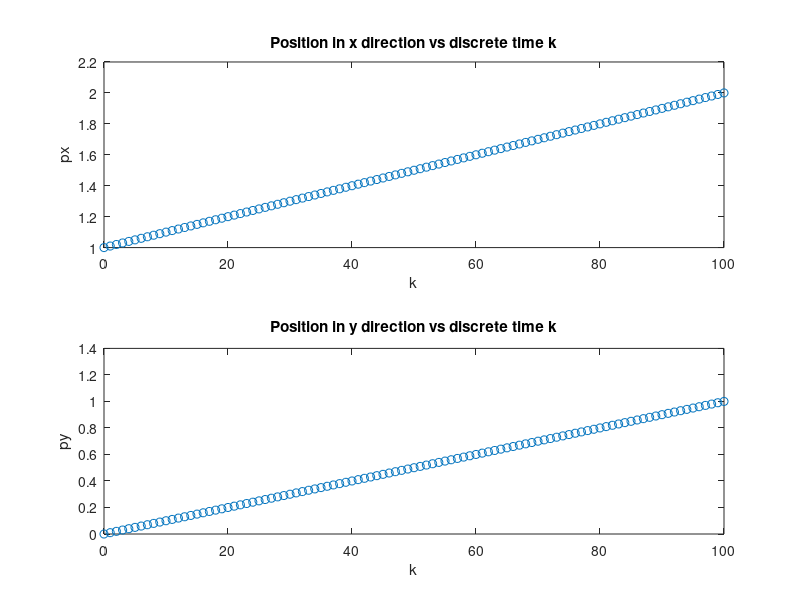
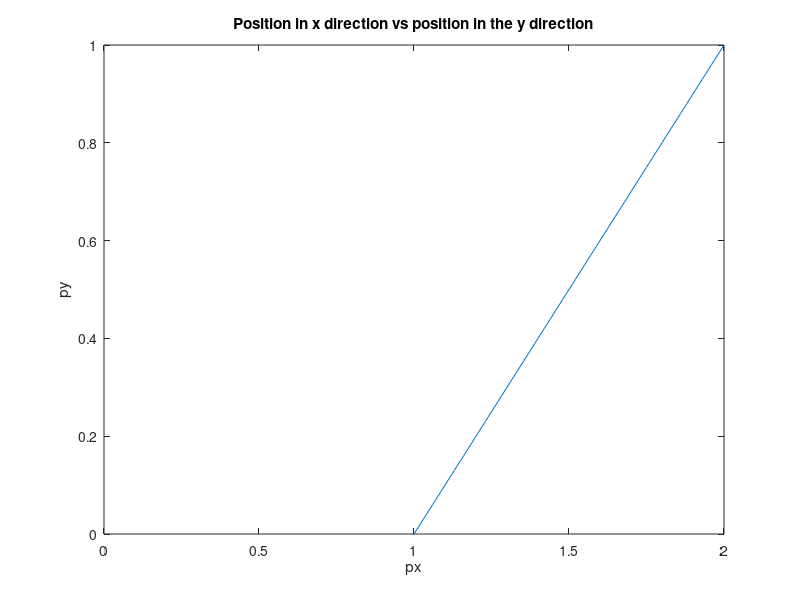

These charts were generated, in order, by the following MATLAB code:
% ECE 8 Lecture 7 -- Calculate position trajectory of the brick using a discrete-time
% model for any given number of discrete steps
close all;
clear all;

% discrete number of steps to calculate the trajectory
N = 100;

% provide what is needed to calculate the trajectory

% 1) define the initial condition (position)
px0 = 1;
py0 = 0;

% 2) define the input (velocity)
vx = ones(1,N);
vy = ones(1,N);

% alternatively, use a for loop
%for k = 1:N
%    vxb(k) = 1;
%end

% 3) define the planar model (in this case
%
% px_k+1 = px_k + Delta * vx_k
% py_k+1 = py_k + Delta * vy_k
%
%  step size (in seconds)
Delta = 0.01;
% )
px = px0; % initialize my trajectory at px0
py = py0; % initialize my trajectory at py0
k = 0; % initialize discrete time vector
for i = 1:N
    % calculate the trajectory for the model
    % px_k+1 = px_k + Delta * vx_k
    px(i+1) = px(i) + Delta * vx(i);
    % py_k+1 = py_k + Delta * vy_k
    py(i+1) = py(i) + Delta * vy(i);
    % populate discrete time vector
    k(i+1) = k(i) + 1;
end

% at this point we would have px from 0 to N

% plot px and py as a function of k in a single figure with two drawings
figure
subplot(2,1,1) % define a 2x1 figure structure
% put px vs k in (1,1) entry
plot(k,px,'o')
xlabel('k')
ylabel('px')
title('Position in x direction vs discrete time k')

subplot(2,1,2) % define a 2x1 figure structure
% put py vs k in (2,1) entry
plot(k,py,'o')
xlabel('k')
ylabel('py')
title('Position in y direction vs discrete time k')


% plot py vs px in a planar plot
figure
plot(px,py) % Plot pairs (px(i),py(i)) one at a time
xlabel('px')
ylabel('py')
title('Position in x direction vs position in the y direction')
axis([0 2 0 1]) % define min for x to be 0, max for x to be 2
                % and define min for y to be 0, and max for y to be 1
% mark initial position
hold on
%plot(px(1),py(1),'*')
% mark final position
% if know N, being the last data point
%plot(px(N),py(N),'or')
% if we don't know entry number of last data point 
% Nmax = length(px); % for matrices, use function size